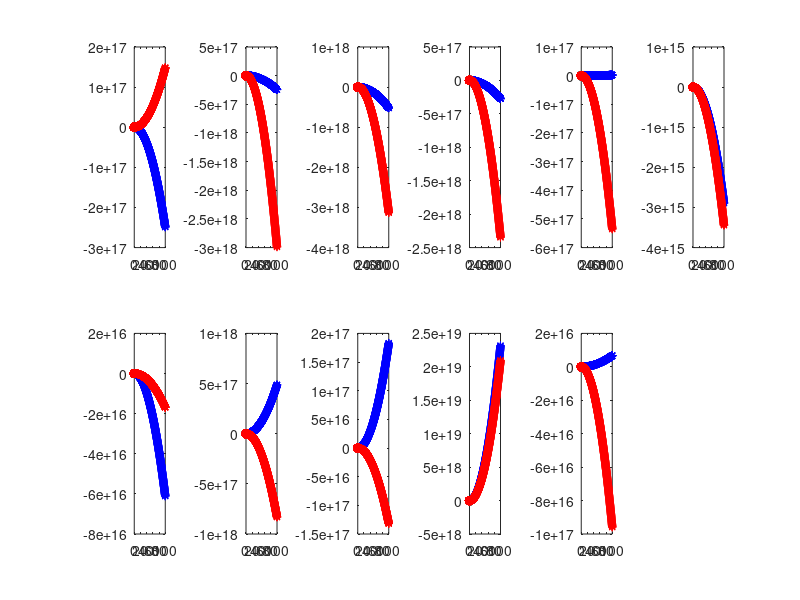
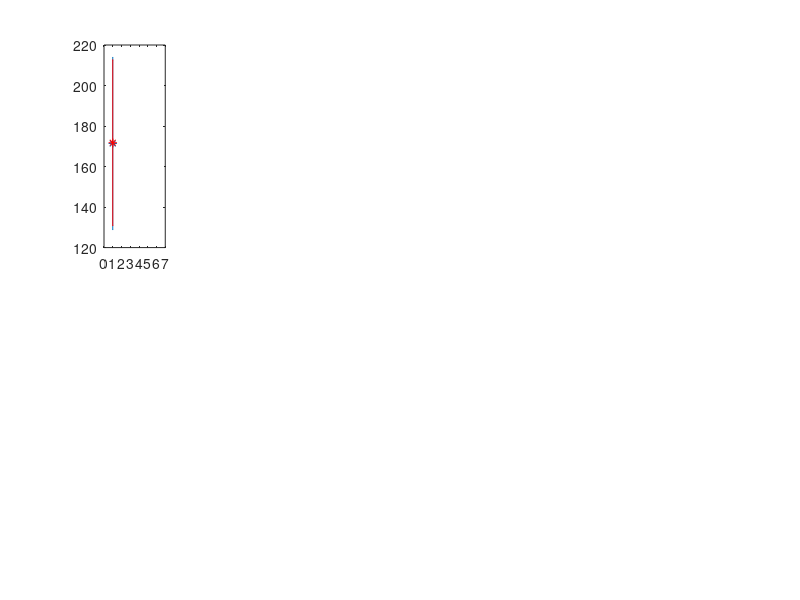

The MATLAB source for these figures, in order: (Note: this script raises an error after producing the figures.)
%% Relationship Between CT and Age

%% Load Data
clear;
close all;
load('dataCleaned.mat');

%% Linear Fit - Age vs. CT Data
% for i = 1:width(CT)
%     all_linearfits{i} = fitlm(data_clean(:,5),CT(:,i));
%     figure;
%     plot(all_linearfits{i})
%     title("Age vs. "+CT_desc(i))
%     ylabel(CT_desc(i))
%     xlabel("Age")
%     disp(all_linearfits{i}.Coefficients)
% end

%% Average in buckets by sex
% for i = 1: height(CT)
%     if CT(i,10)==0
%         CT(i,10) = nan;
%     end
% end
idx_male = CD(:,3)==0;
idx_female = CD(:,3)==1;
age_buckets = [
    "<40";
    "40-49";
    "50-59";
    "60-69";
    "70-79";
    "80+"];
idx_age_buckets(:,1) = CD(:,4)<40;
idx_age_buckets(:,2) = (CD(:,4)>=40) & (CD(:,4)<=49);
idx_age_buckets(:,3) = (CD(:,4)>=50) & (CD(:,4)<=59);
idx_age_buckets(:,4) = (CD(:,4)>=60) & (CD(:,4)<=69);
idx_age_buckets(:,5) = (CD(:,4)>=70) & (CD(:,4)<=79);
idx_age_buckets(:,6) = CD(:,4)>80;

disp("Size of age groups")
sum(idx_age_buckets)

for i = 1:6
   CT_age.male.mean(i,:) = mean(CT(idx_age_buckets(:,i)&idx_male,:),'omitnan');
   CT_age.male.std(i,:) = std(CT(idx_age_buckets(:,i)&idx_male,:),'omitnan');
   CT_age.female.mean(i,:) = mean(CT(idx_age_buckets(:,i)&idx_female,:),'omitnan');
   CT_age.female.std(i,:) = std(CT(idx_age_buckets(:,i)&idx_female,:),'omitnan');
end


%% Polyfit CT by Sex
CT_male=CT(idx_male,:);
CT_female=CT(idx_female,:);
age_male = CD(idx_male,4);
age_female = CD(idx_female,4);

figure
for i = 1:11
    pfit.male(i,:) = polyfit(age_male,CT_male(:,i),2);
    fit_male(:,i) = polyval(pfit.male(i,:),linspace(0,100,1000));
    pfit.female(i,:) = polyfit(age_female,CT_female(:,i),2);
    fit_female(:,i) = polyval(pfit.female(i,:),linspace(0,100,1000)); 
    
    subplot(2,6,i)
    plot(age_male,CT_male(:,1),'bo',linspace(0,100,1000),fit_male(:,i),'b*') 
    hold on
    plot(age_female,CT_female(:,1),'ro',linspace(0,100,1000),fit_female(:,i),'r*') 
end
% for i = 1:11
%     
% end
%% Plot
figure;
for i = 1:11
    subplot(2,6,i)
    errorbar([1:6],CT_age.male.mean(:,i),CT_age.male.std(:,i),'-*')
    hold on
    errorbar([1:6],CT_age.female.mean(:,i),CT_age.female.std(:,i),'-*r')
    title(CT_desc(i))
    xlim([0,7])
    set(gca,'xtick',[1:6],'xticklabel',age_buckets)
end

%% Polyfit CT by Sex
CT_male=CT(idx_male,:);
CT_female=CT(idx_male,:);
age_male = CD(idx_male,4);
age_female = CD(idx_female,4);